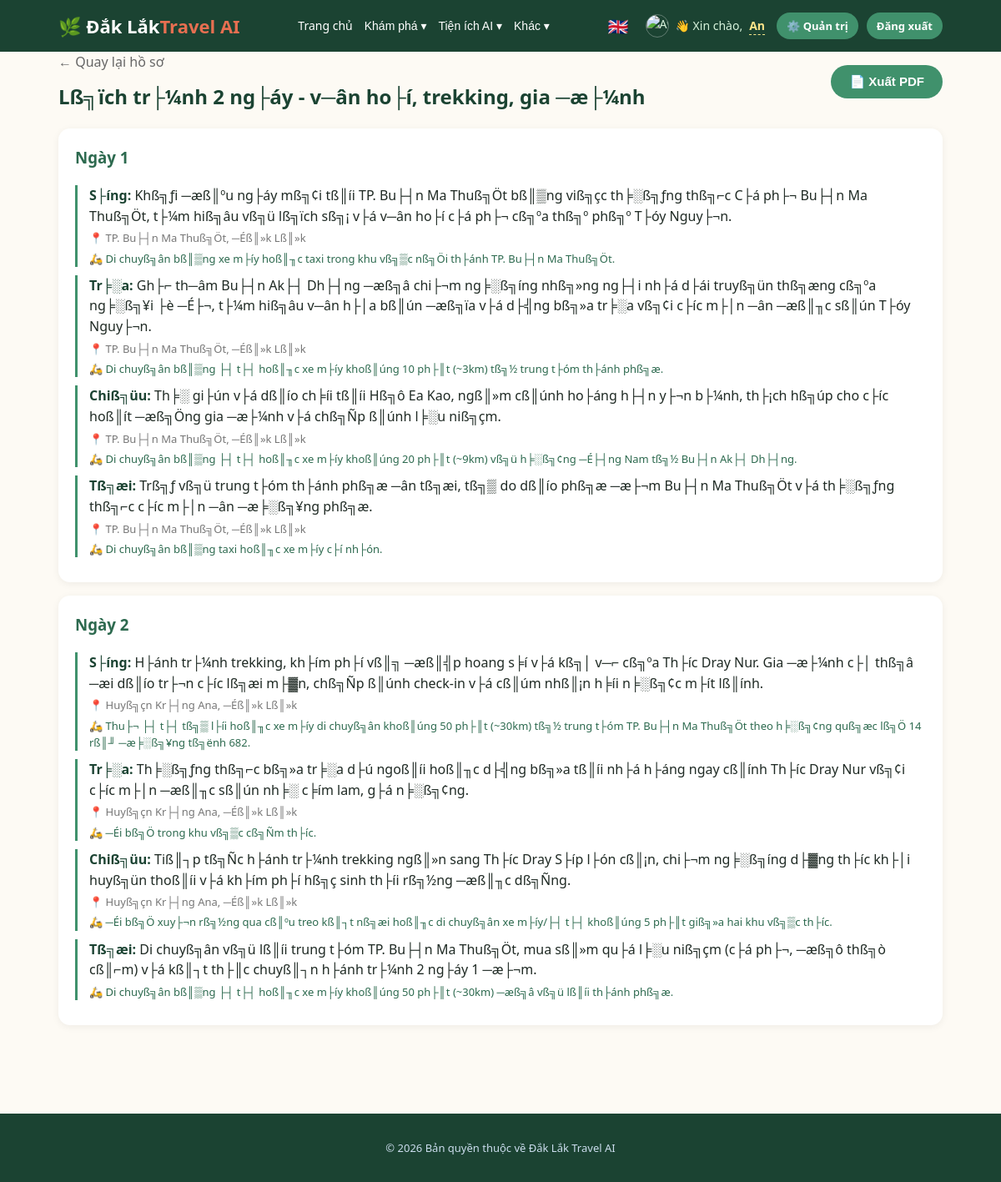
Page /itinerary_view.php?id=5 (signed in) on the committed database.
### tables this page shows
CREATE TABLE `itineraries` (
  `id` int(11) NOT NULL AUTO_INCREMENT,
  `user_id` int(11) DEFAULT NULL,
  `title` varchar(255) NOT NULL,
  `days` int(11) NOT NULL DEFAULT 1,
  `preferences` varchar(500) DEFAULT NULL,
  `ai_raw_response` text DEFAULT NULL,
  `created_at` timestamp NOT NULL DEFAULT current_timestamp(),
  PRIMARY KEY (`id`),
  KEY `user_id` (`user_id`),
  CONSTRAINT `itineraries_ibfk_1` FOREIGN KEY (`user_id`) REFERENCES `users` (`id`) ON DELETE CASCADE
);

CREATE TABLE `itinerary_items` (
  `id` int(11) NOT NULL AUTO_INCREMENT,
  `itinerary_id` int(11) NOT NULL,
  `destination_id` int(11) DEFAULT NULL,
  `day_number` int(11) NOT NULL DEFAULT 1,
  `time_slot` varchar(50) DEFAULT NULL,
  `activity` text DEFAULT NULL,
  `address` varchar(255) DEFAULT NULL,
  `transport` varchar(255) DEFAULT NULL,
  `sort_order` int(11) DEFAULT 0,
  PRIMARY KEY (`id`),
  KEY `itinerary_id` (`itinerary_id`),
  KEY `destination_id` (`destination_id`),
  CONSTRAINT `itinerary_items_ibfk_1` FOREIGN KEY (`itinerary_id`) REFERENCES `itineraries` (`id`) ON DELETE CASCADE,
  CONSTRAINT `itinerary_items_ibfk_2` FOREIGN KEY (`destination_id`) REFERENCES `destinations` (`id`) ON DELETE SET NULL
);

### includes/functions.php (called while the page is built, shortened)
<?php
function __(string $key): string
{
    static $langArr = null;
    if ($langArr === null) {
        $langCode = $_SESSION['lang'] ?? 'vi';
        $langFile = __DIR__ . '/lang_' . $langCode . '.php';
        if (file_exists($langFile)) {
            $langArr = require $langFile;
        } else {
            $langArr = require __DIR__ . '/lang_vi.php';
        }
    }
    return $langArr[$key] ?? $key;
}
function url(string $path): string
{
    return BASE_URL . $path;
}
function e(?string $str): string
{
    return htmlspecialchars($str ?? '', ENT_QUOTES, 'UTF-8');
}

### public/itinerary_view.php (the view, shortened to what this page needs)
<?php
require_once __DIR__ . '/../includes/functions.php';
$user = currentUser();
$id = $_GET['id'] ?? null;
$db = getDB();
$stmt = $db->prepare("SELECT * FROM itineraries WHERE id = ? AND user_id = ?");
$stmt->execute([$id, $user['id']]);
$itinerary = $stmt->fetch();
$stmt = $db->prepare("
    SELECT i.*, d.slug, d.latitude, d.longitude
    FROM itinerary_items i
    LEFT JOIN destinations d ON i.destination_id = d.id
    WHERE i.itinerary_id = ?
    ORDER BY i.day_number ASC, i.sort_order ASC
");
$stmt->execute([$id]);
$items = $stmt->fetchAll();
$daysData = [];
foreach ($items as $item) {
    $dayNum = (int)$item['day_number'];
    if (!isset($daysData[$dayNum])) {
        $daysData[$dayNum] = [
            'dayNum' => $dayNum,
            'title' => '',
            'points' => [],
            'itemsHtml' => []
        ];
    }
    $daysData[$dayNum]['itemsHtml'][] = $item;
}
include __DIR__ . '/../includes/header.php';
?>
<link rel="stylesheet" href="https://unpkg.com/leaflet@1.9.4/dist/leaflet.css" />
<div style="display:flex; justify-content:space-between; align-items:center; margin-bottom:20px; flex-wrap:wrap; gap:10px;">
    <div>
        <a href="<?= url('/public/profile.php') ?>" style="text-decoration:none; color:#666;">← <?= __('back_to_profile') ?></a>
        <h1 class="section-title" style="margin-bottom:0; margin-top:10px;"><?= e($itinerary['title']) ?></h1>
    </div>
    <button onclick="exportPDF()" class="btn secondary" style="display:flex; align-items:center; gap:6px;">
        📄 <?= __('export_pdf') ?>
    </button>
</div>
<div id="pdf-content">
    <div id="result">
        <?php foreach ($daysData as $dayNum => $day): ?>
            <div class="day-block">
                <h3>Ngày <?= $dayNum ?></h3>
                <?php foreach ($day['itemsHtml'] as $item): ?>
                    <div class="time-slot">
                        <strong><?= e($item['time_slot']) ?>:</strong> <?= e($item['activity']) ?>
                        <?php if ($item['address']): ?>
                            <div class="time-slot-address">📍 <?= e($item['address']) ?></div>
                        <?php endif; ?>
                        <?php if (!empty($item['transport'])): ?>
                            <div class="time-slot-transport" style="font-size:13px;color:var(--green-700);margin-top:4px;font-weight:500;">🛵 <?= e($item['transport']) ?></div>
                        <?php endif; ?>
                    </div>
                <?php endforeach; ?>
            </div>
        <?php endforeach; ?>
    </div>
</div>
<?php include __DIR__ . '/../includes/footer.php'; ?>

### assets/css/style.css (style rules this page uses)
:root { --green-900: #1b4332; --green-700: #2d6a4f; --green-500: #40916c; --green-100: #d8f3dc; --orange-500: #e76f51; --cream: #fdfaf4; --text-dark: #1f2a24; --radius: 14px; }
* { box-sizing: border-box; }
body { margin: 0; font-family: 'Segoe UI', Roboto, Arial, sans-serif; background: var(--cream); color: var(--text-dark); line-height: 1.55; }
.btn { display: inline-block; background: var(--orange-500); color: white; padding: 11px 22px; border-radius: 30px; text-decoration: none; font-weight: 600; border: none; cursor: pointer; font-size: 15px; }
.btn.secondary { background: var(--green-500); }
.section-title { font-size: 24px; margin: 30px 0 6px; color: var(--green-900); }
.day-block { background: white; border-radius: var(--radius); padding: 20px; margin-bottom: 16px; box-shadow: 0 2px 10px rgba(0, 0, 0, .06); }
.day-block h3 { color: var(--green-700); margin-top: 0; }
.time-slot { margin-bottom: 10px; padding-left: 14px; border-left: 3px solid var(--green-500); }
.time-slot strong { color: var(--green-900); }
.time-slot-address { font-size: 13px; color: #777; margin-top: 4px; }

### rows in the picture
itineraries: title "Lß╗ïch tr├¼nh 2 ng├áy - v─ân ho├í, trekking, gia ─æ├¼nh"
itinerary_items: time_slot "S├íng", activity "Khß╗ƒi ─æß║ºu ng├áy mß╗¢i tß║íi TP. Bu├┤n Ma Thuß╗Öt bß║▒ng viß╗çc th╞░ß╗ƒng thß╗⌐c C├á ph├¬ Bu├┤n Ma Thuß╗Öt, t├¼m hiß╗âu vß╗ü lß╗ïch sß╗¡ v├á v─ân ho├í c├á ph├¬ cß╗ºa thß╗º phß╗º T├óy Nguy├¬n.", address "TP. Bu├┤n Ma Thuß╗Öt, ─Éß║»k Lß║»k", transport "Di chuyß╗ân bß║▒ng xe m├íy hoß║╖c taxi trong khu vß╗▒c nß╗Öi th├ánh TP. Bu├┤n Ma Thuß╗Öt."
itinerary_items: time_slot "Tr╞░a", activity "Gh├⌐ th─âm Bu├┤n Ak├┤ Dh├┤ng ─æß╗â chi├¬m ng╞░ß╗íng nhß╗»ng ng├┤i nh├á d├ái truyß╗ün thß╗æng cß╗ºa ng╞░ß╗¥i ├è ─É├¬, t├¼m hiß╗âu v─ân h├│a bß║ún ─æß╗ïa v├á d├╣ng bß╗»a tr╞░a vß╗¢i c├íc m├│n ─ân ─æß║╖c sß║ún T├óy Nguy├¬n.", address "TP. Bu├┤n Ma Thuß╗Öt, ─Éß║»k Lß║»k", transport "Di chuyß╗ân bß║▒ng ├┤ t├┤ hoß║╖c xe m├íy khoß║úng 10 ph├║t (~3km) tß╗½ trung t├óm th├ánh phß╗æ."
itinerary_items: time_slot "Chiß╗üu", activity "Th╞░ gi├ún v├á dß║ío ch╞íi tß║íi Hß╗ô Ea Kao, ngß║»m cß║únh ho├áng h├┤n y├¬n b├¼nh, th├¡ch hß╗úp cho c├íc hoß║ít ─æß╗Öng gia ─æ├¼nh v├á chß╗Ñp ß║únh l╞░u niß╗çm.", address "TP. Bu├┤n Ma Thuß╗Öt, ─Éß║»k Lß║»k", transport "Di chuyß╗ân bß║▒ng ├┤ t├┤ hoß║╖c xe m├íy khoß║úng 20 ph├║t (~9km) vß╗ü h╞░ß╗¢ng ─É├┤ng Nam tß╗½ Bu├┤n Ak├┤ Dh├┤ng."
itinerary_items: time_slot "Tß╗æi", activity "Trß╗ƒ vß╗ü trung t├óm th├ánh phß╗æ ─ân tß╗æi, tß╗▒ do dß║ío phß╗æ ─æ├¬m Bu├┤n Ma Thuß╗Öt v├á th╞░ß╗ƒng thß╗⌐c c├íc m├│n ─ân ─æ╞░ß╗¥ng phß╗æ.", address "TP. Bu├┤n Ma Thuß╗Öt, ─Éß║»k Lß║»k", transport "Di chuyß╗ân bß║▒ng taxi hoß║╖c xe m├íy c├í nh├ón."
itinerary_items: day_number "2", time_slot "Tß╗æi", activity "Di chuyß╗ân vß╗ü lß║íi trung t├óm TP. Bu├┤n Ma Thuß╗Öt, mua sß║»m qu├á l╞░u niß╗çm (c├á ph├¬, ─æß╗ô thß╗ò cß║⌐m) v├á kß║┐t th├║c chuyß║┐n h├ánh tr├¼nh 2 ng├áy 1 ─æ├¬m.", transport "Di chuyß╗ân bß║▒ng ├┤ t├┤ hoß║╖c xe m├íy khoß║úng 50 ph├║t (~30km) ─æß╗â vß╗ü lß║íi th├ánh phß╗æ."
itinerary_items: time_slot "S├íng", activity "H├ánh tr├¼nh trekking, kh├ím ph├í vß║╗ ─æß║╣p hoang s╞í v├á kß╗│ v─⌐ cß╗ºa Th├íc Dray Nur. Gia ─æ├¼nh c├│ thß╗â ─æi dß║ío tr├¬n c├íc lß╗æi m├▓n, chß╗Ñp ß║únh check-in v├á cß║úm nhß║¡n h╞íi n╞░ß╗¢c m├ít lß║ính.", address "Huyß╗çn Kr├┤ng Ana, ─Éß║»k Lß║»k", transport "Thu├¬ ├┤ t├┤ tß╗▒ l├íi hoß║╖c xe m├íy di chuyß╗ân khoß║úng 50 ph├║t (~30km) tß╗½ trung t├óm TP. Bu├┤n Ma Thuß╗Öt theo h╞░ß╗¢ng quß╗æc lß╗Ö 14 rß║╜ ─æ╞░ß╗¥ng tß╗ënh 682."
itinerary_items: time_slot "Tr╞░a", activity "Th╞░ß╗ƒng thß╗⌐c bß╗»a tr╞░a d├ú ngoß║íi hoß║╖c d├╣ng bß╗»a tß║íi nh├á h├áng ngay cß║ính Th├íc Dray Nur vß╗¢i c├íc m├│n ─æß║╖c sß║ún nh╞░ c╞ím lam, g├á n╞░ß╗¢ng.", address "Huyß╗çn Kr├┤ng Ana, ─Éß║»k Lß║»k", transport "─Éi bß╗Ö trong khu vß╗▒c cß╗Ñm th├íc."
itinerary_items: time_slot "Chiß╗üu", activity "Tiß║┐p tß╗Ñc h├ánh tr├¼nh trekking ngß║»n sang Th├íc Dray S├íp l├ón cß║¡n, chi├¬m ng╞░ß╗íng d├▓ng th├íc kh├│i huyß╗ün thoß║íi v├á kh├ím ph├í hß╗ç sinh th├íi rß╗½ng ─æß║╖c dß╗Ñng.", address "Huyß╗çn Kr├┤ng Ana, ─Éß║»k Lß║»k", transport "─Éi bß╗Ö xuy├¬n rß╗½ng qua cß║ºu treo kß║┐t nß╗æi hoß║╖c di chuyß╗ân xe m├íy/├┤ t├┤ khoß║úng 5 ph├║t giß╗»a hai khu vß╗▒c th├íc."

### other values in the picture
__('home') "Trang chủ"
__('explore') "Khám phá ▾"
__('ai_tools') "Tiện ích AI ▾"
__('others') "Khác ▾"
__('hello') "👋 Xin chào"
$__u['full_name'] "An"
__('admin') "⚙️ Quản trị"
__('logout') "Đăng xuất"
__('back_to_profile') "Quay lại hồ sơ"
__('export_pdf') "Xuất PDF"
$dayNum "1"
__('footer_text') "Bản quyền thuộc về Đắk Lắk Travel AI"
